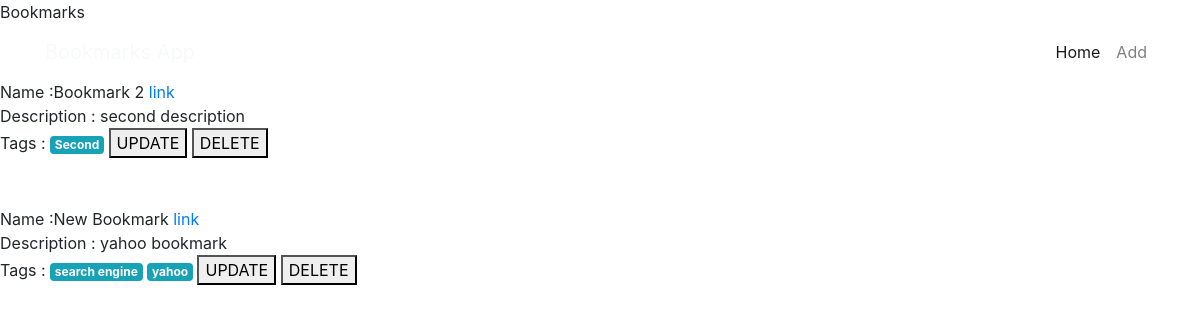
Before: /Bookmark/ with the older database file.
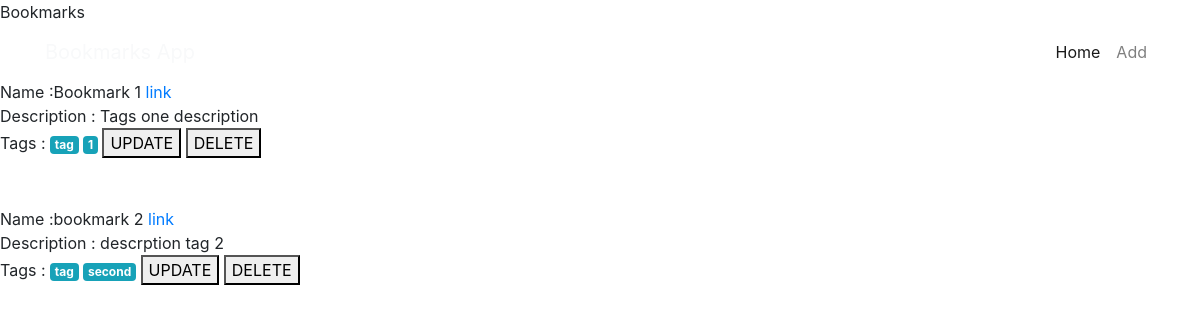
After: the same page with the newer database file.
### Bookmark/models.py (models this page shows, shortened)
class Bookmarks(models.Model):
    name = models.CharField(max_length=100)
    url = models.URLField(max_length=100)
    description = models.CharField(max_length=100)
    tags = TaggableManager()

### Bookmark/views.py (the view)
# urls.py: path('', views.BookmarkIndex.as_view(),
class BookmarkIndex(generic.ListView):
    model = Bookmarks
    template_name = 'Bookmark/index.html'
    context_object_name = 'bookmarks'

### Bookmark/templates/Bookmark/index.html (shortened to what this page needs)
{% extends 'Bookmark/base.html' %} {% block body %} {% for bookmark in bookmarks %}
<p>Name :{{bookmark.name}}
    <a href="{{ bookmark.url }}">link</a>
    <br>Description : {{bookmark.description}}
    <br>Tags :{% for tags in bookmark.tags.names %}
    <span class="badge badge-info">{{tags}}</span>
    {% endfor %}
    <button onclick="window.location.href='{%  url 'bookmark_update' bookmark.id %}'" type="button" name="button">UPDATE</button>
    <button onclick="window.location.href='{%  url 'bookmark_delete' bookmark.id %}'" type="button" name="button">DELETE</button>
    <hr> {% endfor %} {% endblock body%}

### Bookmark/templates/Bookmark/base.html (shortened to what this page needs)
<!DOCTYPE html>
<html lang="en">
<head>
    <link href="https://stackpath.bootstrapcdn.com/bootstrap/4.1.3/css/bootstrap.min.css" rel="stylesheet"
>
    <link href="https://fonts.googleapis.com/css?family=Roboto:400,700" rel="stylesheet"> {% load static %}
    <link rel="stylesheet" href="{%  static 'css/style.css' %}">
</head>
<body class="secondbg">
    <nav class="navbar navbar-expand-lg navbar-light primarybg">
        <div class="container">
            <a class="navbar-brand text-light" href="{% url 'bookmark_index' %}">Bookmarks App</a>
            <div class="collapse navbar-collapse" id="navbarSupportedContent">
                <ul class="navbar-nav ml-auto">
                    <li class="nav-item active">
                        <a class="nav-link" href="{% url 'bookmark_index' %}">Home
                        </a>
                    </li>
                    <li class="nav-item">
                        <a class="nav-link" href="{% url 'bookmark_add' %}">Add</a>
                    </li>
                </ul>
            </div>
        </div>
    </nav>
    {% block body %} {% endblock body %}
</body>
</html>

### Music/static/css/style.css (style rules this page uses)
body,html { width:100%; display:grid; }

Changed rows visible on the page:
removed Bookmarks: name "Bookmark 2", description "second description"
no longer on this page (row edited): Tag: tags "Second", shown under "Bookmark 2"
removed Bookmarks: name "New Bookmark", description "yahoo bookmark"
removed Tag: name "search engine", shown under "New Bookmark"
removed Tag: tags "yahoo", shown under "New Bookmark"
added Bookmarks: name "Bookmark 1", description "Tags one description", names "1"
now on this page (row edited): Tag: tags "tag"
added Bookmarks: name "bookmark 2", description "descrption tag 2"
now on this page (row edited): Tag: tags "second", shown under "bookmark 2"
